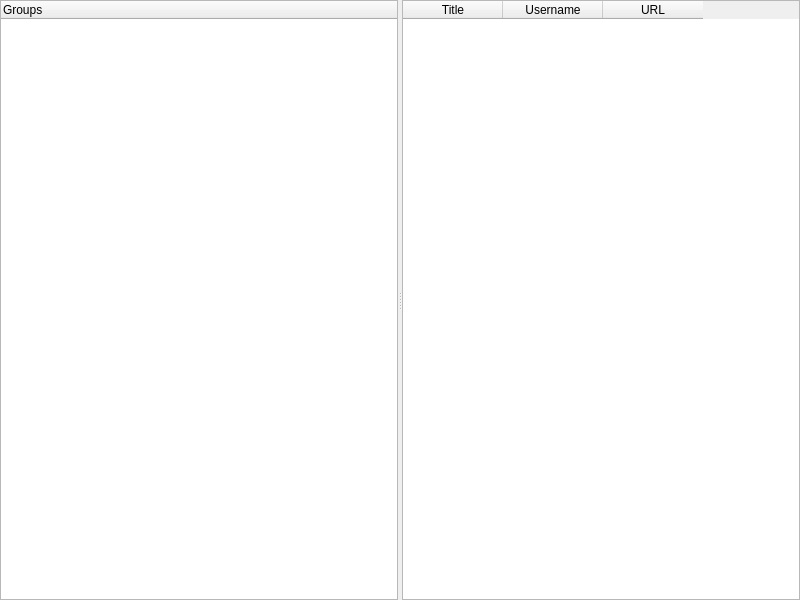
<?xml version="1.0" encoding="UTF-8"?>
<ui version="4.0">
 <class>VaultWidget</class>
 <widget class="QWidget" name="VaultWidget">
  <property name="geometry">
   <rect>
    <x>0</x>
    <y>0</y>
    <width>800</width>
    <height>600</height>
   </rect>
  </property>
  <property name="windowTitle">
   <string>Vault</string>
  </property>
  <layout class="QHBoxLayout" name="horizontalLayout">
   <property name="leftMargin">
    <number>0</number>
   </property>
   <property name="topMargin">
    <number>0</number>
   </property>
   <property name="rightMargin">
    <number>0</number>
   </property>
   <property name="bottomMargin">
    <number>0</number>
   </property>
   <item>
    <widget class="QSplitter" name="splitter">
     <property name="orientation">
      <enum>Qt::Horizontal</enum>
     </property>
     <widget class="QTreeWidget" name="groupsTree">
      <property name="headerHidden">
       <bool>false</bool>
      </property>
      <column>
       <property name="text">
        <string>Groups</string>
       </property>
      </column>
     </widget>
     <widget class="QTableWidget" name="entriesTable">
      <property name="selectionBehavior">
       <enum>QAbstractItemView::SelectRows</enum>
      </property>
      <property name="editTriggers">
       <enum>QAbstractItemView::NoEditTriggers</enum>
      </property>
      <column>
       <property name="text">
        <string>Title</string>
       </property>
      </column>
      <column>
       <property name="text">
        <string>Username</string>
       </property>
      </column>
      <column>
       <property name="text">
        <string>URL</string>
       </property>
      </column>
     </widget>
    </widget>
   </item>
  </layout>
 </widget>
 <resources/>
 <connections/>
</ui>
